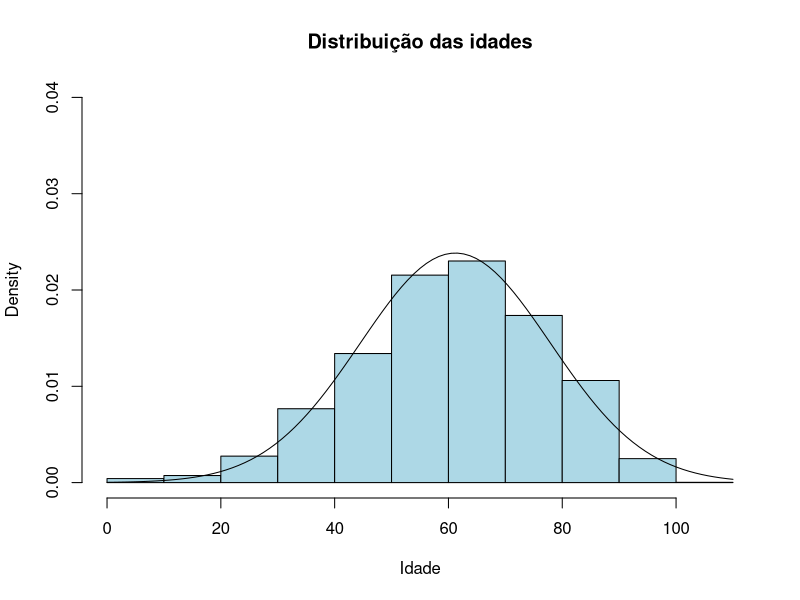
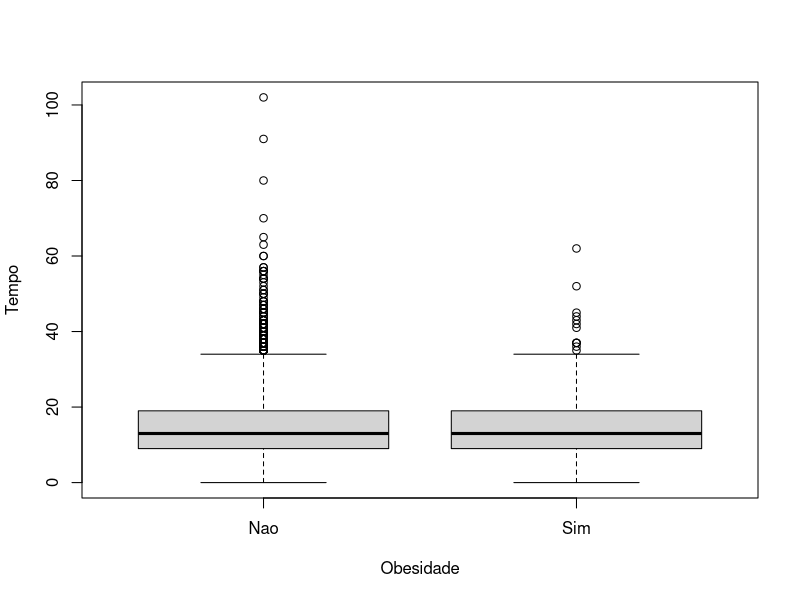
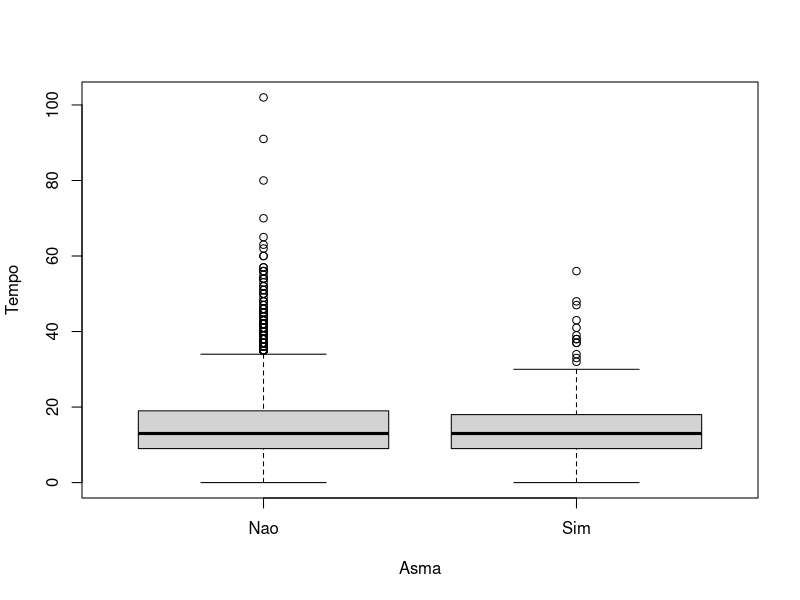
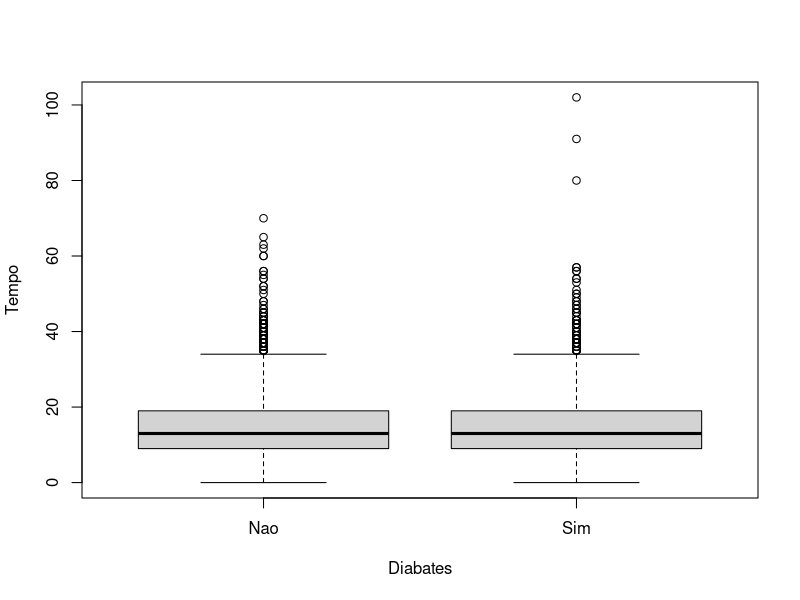
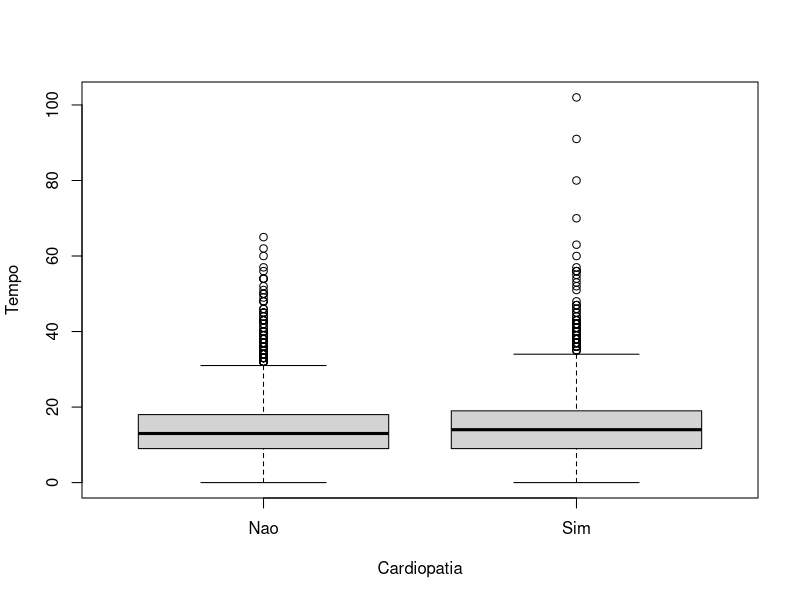
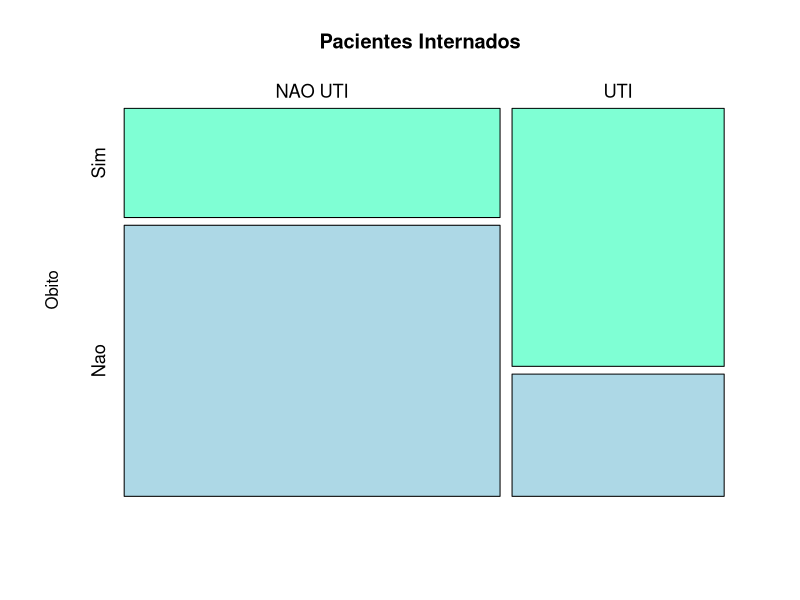
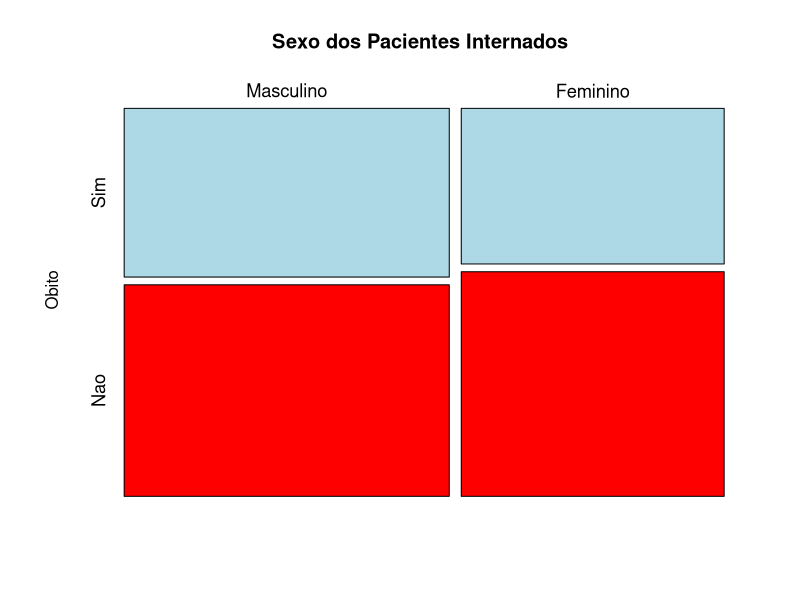
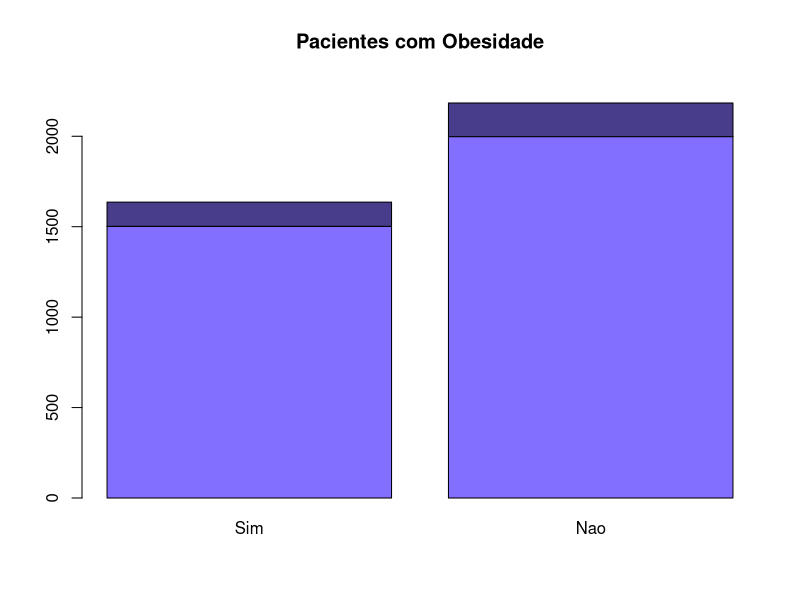

Generate these figures, in order, with R:
library(readr)
library(dplyr)
library(psych)
library(ggplot2)


datasetcovid <- read_csv("datasetcovid.csv")

# Transformar sexo em fator

datasetcovid$CS_SEXO <- factor(datasetcovid$CS_SEXO, label = c("M", "F"),
                               levels = c(0,1))

# Transformando escolaridade em fator

datasetcovid$CS_ESCOL_N <- factor(datasetcovid$CS_ESCOL_N,
                                  labels = c("Sem escolaridade", "Fundamental 1", "Fundamental 2", "Medio", "Superior"),
                                  levels = 0:4, order = T)

# Transformando raça em fator

datasetcovid$CS_RACA <- factor(datasetcovid$CS_RACA,
                               labels = c("Branca", "Preta", "Amarela", "Parda", "Indigena"),
                               levels = 1:5)

# Tranformando obesidade, asma, diabetes, cardiopatia e UTI em fator

datasetcovid$OBESIDADE <- factor(datasetcovid$OBESIDADE,
                                 labels = c("Nao", "Sim"),
                                 levels = c(0,1))
datasetcovid$ASMA <- factor(datasetcovid$ASMA,
                                 labels = c("Nao", "Sim"),
                                 levels = c(0,1))
datasetcovid$DIABETES <- factor(datasetcovid$DIABETES,
                            labels = c("Nao", "Sim"),
                            levels = c(0,1))
datasetcovid$CARDIOPATI <- factor(datasetcovid$CARDIOPATI,
                                labels = c("Nao", "Sim"),
                                levels = c(0,1))

datasetcovid$UTI <- factor(datasetcovid$UTI,
                                  labels = c("Nao", "Sim"),
                                  levels = c(0,1))

glimpse(datasetcovid)

#Analise descritiva

# tabela cruzada sexo e escolaridade
tabela_1 <- table(datasetcovid$CS_SEXO, datasetcovid$CS_ESCOL_N)
prop.table(tabela_1)

# Histograma e tabela para variável idade
hist(datasetcovid$NU_IDADE_N, freq = F,  xlab = "Idade", ylim = c(0, 0.04), main = "Distribuição das idades", col = "lightblue")
curve(dnorm(x, mean = mean(datasetcovid$NU_IDADE_N), sd = sd(datasetcovid$NU_IDADE_N)), add = T)

#Tabela por faixa etária 0-19, 20-59, 60 >
tabela_2 <- table(cut(datasetcovid$NU_IDADE_N, breaks = c(0, 19, 59, 102)))
summary(datasetcovid$NU_IDADE_N)


# Distribuição da idade por grupos: sexo e escolaridade.
describeBy(datasetcovid$NU_IDADE_N, group = datasetcovid$CS_SEXO:datasetcovid$CS_ESCOL_N)


# Distribuição e boxplot entre obesidade e tempo entre os primeiros sintomas e a data de evolução

tapply(datasetcovid$TEMP_SIN, datasetcovid$OBESIDADE, summary)
tapply(datasetcovid$TEMP_SIN, datasetcovid$OBESIDADE, sd)
plot(datasetcovid$TEMP_SIN ~ datasetcovid$OBESIDADE, ylab = "Tempo" , xlab = "Obesidade")

#Associação entre as variáveis
#fprov = table(datasetcovid$OBESIDADE)
#variancias <- tapply(datasetcovid$TEMP_SIN, datasetcovid$OBESIDADE, var)
#s2barra = weighted.mean(variancias, fprov)
#s2 = var(datasetcovid$TEMP_SIN)
#R2 <- 1 - (s2barra/s2)
#R2

# Distribuição e boxplot entre asma e tempo entre os primeiros sintomas e a data de evolução

tapply(datasetcovid$TEMP_SIN, datasetcovid$ASMA, summary)
tapply(datasetcovid$TEMP_SIN, datasetcovid$ASMA, sd)
plot(datasetcovid$TEMP_SIN ~ datasetcovid$ASMA, ylab = "Tempo", xlab = "Asma")


# Distribuição e boxplot entre diabetes e tempo entre os primeiros sintomas e a data de evolução

tapply(datasetcovid$TEMP_SIN, datasetcovid$DIABETES, summary)
tapply(datasetcovid$TEMP_SIN, datasetcovid$DIABETES, sd)
plot(datasetcovid$TEMP_SIN ~ datasetcovid$DIABETES, ylab = "Tempo", xlab = "Diabates")

# Distribuição e boxplot entre cardiopatia e tempo entre os primeiros sintomas e a data de evolução

tapply(datasetcovid$TEMP_SIN, datasetcovid$CARDIOPATI, summary)
tapply(datasetcovid$TEMP_SIN, datasetcovid$CARDIOPATI, sd)
plot(datasetcovid$TEMP_SIN ~ datasetcovid$CARDIOPATI, ylab = "Tempo", xlab = "Cardiopatia")

#UTI X Obitos

Obito <- factor(datasetcovid$EVOLUCAO,
                labels = c("Sim", "Nao"),
                levels = c(1,0))

tabela_3 <- table(datasetcovid$UTI, Obito)
row.names(tabela_3) <- c("NAO UTI", "UTI")
tabela_3

mosaicplot(tabela_3, col = c("aquamarine", "lightblue"), cex =1.1,
           main = "Pacientes Internados" )

Q2 <- chisq.test(tabela_3)
Q2

# Sexo X Obito
tabela_4 <- table(datasetcovid$CS_SEXO, Obito)
row.names(tabela_4) <- c("Masculino", "Feminino")
tabela_4

mosaicplot(tabela_4, col = c("lightblue", "red"), cex =1.1,
           main = "Sexo dos Pacientes Internados" )

Q2 <- chisq.test(tabela_4)
Q2

# Obesidade X Obito
tabela_5 <- table(datasetcovid$OBESIDADE, Obito)
row.names(tabela_5) <- c("Possui_Obesidade", "Nao_Possui_Obesidade")
tabela_5

barplot(tabela_5,
        main = "Pacientes com Obesidade",
        ylim = c(0, 2300),
        col = c("#836FFF", "#483D8B"))

Q2 <- chisq.test(tabela_5)
Q2

# Diabetes x Obito
tabela_6 <- table(datasetcovid$DIABETES, Obito)
row.names(tabela_6) <- c("Possui_Diabetes", "Nao_Possui_Diabetes")
tabela_6
barplot(tabela_6,
        main = "Pacientes com Diabetes",
        ylim = c(0, 2500),
        col = c("#87CEFA", "#4682B4")
        )

Q2 <- chisq.test(tabela_6)
Q2

# Cardiopatia X Obito
tabela_7 <- table(datasetcovid$CARDIOPATI, Obito)
row.names(tabela_7) <- c("Possui_Cardiopatia", "Nao_Possui_Cardiopatia")
tabela_7
barplot(tabela_7,
        main = "Pacientes com Cardiopatia",
        ylim = c(0, 2300),
        col = c("#7FFFD4", "#5F9EA0"))

Q2 <- chisq.test(tabela_7)
Q2

# Asma X Obito
tabela_8 <- table(datasetcovid$ASMA, Obito)
row.names(tabela_8) <- c("Possui_Asma", "Nao_Possui_Asma")
tabela_8
barplot(tabela_8,
        main = "Pacientes com Asma",
        ylim = c(0, 2200),
        col = c("#F4A460", "#FFDEAD"))

Q2 <- chisq.test(tabela_8)
Q2

#Idade X Obito

tabela_9 <- table(cut(datasetcovid$NU_IDADE_N, breaks = c(0,19,60,102)), Obito)
row.names(tabela_9) <- c("Jovem", "Adulto", "Idoso")
tabela_9


barplot(tabela_9,
        beside = TRUE,
        legend = c("Jovem", "Adulto", "idoso"),
        args.legend = list(x = "top", bty = "n", ncol = 3),
        ylim = c(0, 1600),
        main = "Pacientes por Faixa Etária")


# Escolaridade X Obito
tabela_10 <- table(datasetcovid$CS_ESCOL_N, Obito)
tabela_10

barplot(tabela_10,
        beside = TRUE,
        legend = c("Sem escolaridade", "Fundamental 1", "Fundamental 2 ", "Médio", "Superior"),
        args.legend = list(x = "top", bty = "n", ncol = 5),
        ylim = c(0, 900),
        main = "Pacientes por Escolaridade")

Q2 <- chisq.test(tabela_10)
Q2

# Raca X Obito
tabela_11 <- table(datasetcovid$CS_RACA, Obito)
tabela_11

barplot(tabela_11,
        beside = TRUE,
        legend = c("Branca", "Preta", "Amarela", "Parda", "Indigena"),
        args.legend = list(x = "top", bty = "n", ncol = 5),
        ylim = c(0, 1600),
        main = "Pacientes por Raça")

Q2 <- chisq.test(tabela_11)
Q2


